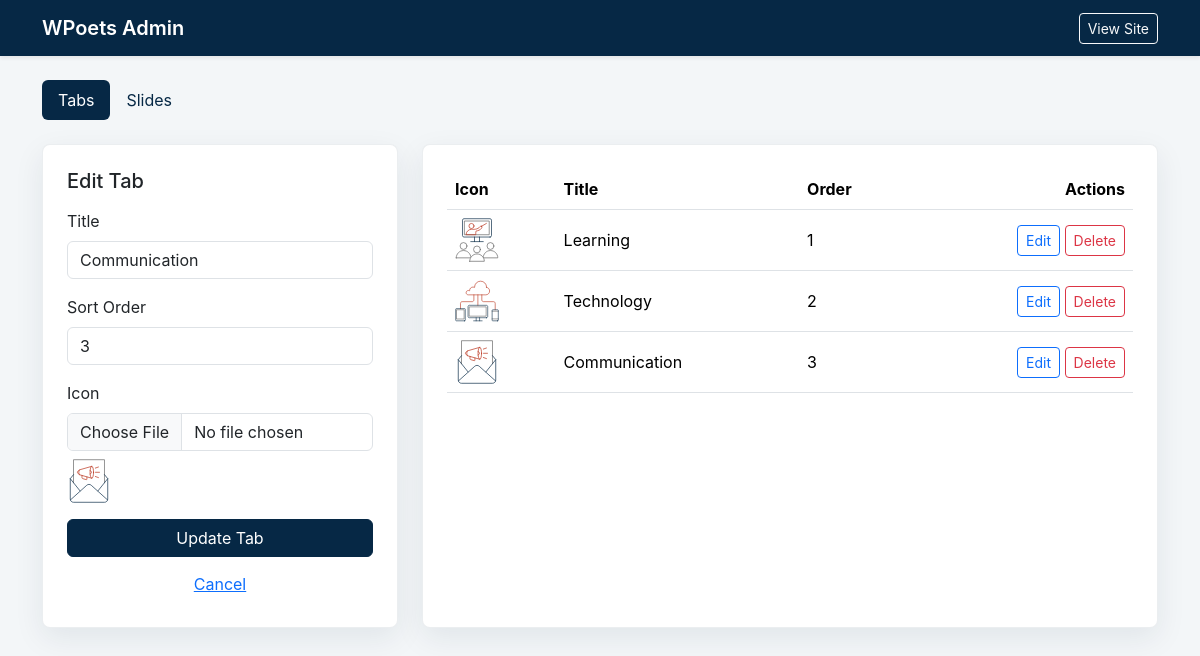
The app's page /admin/index.php?resource=tabs&action=edit&id=3 with its own data.
### tables this page shows
CREATE TABLE tabs (
  id INT UNSIGNED NOT NULL AUTO_INCREMENT,
  title VARCHAR(120) NOT NULL,
  icon VARCHAR(255) DEFAULT NULL,
  sort_order INT NOT NULL DEFAULT 0,
  PRIMARY KEY (id),
  INDEX idx_tabs_sort_order (sort_order)
);

### controllers/AdminController.php (called while the page is built, shortened)
<?php
require_once __DIR__ . '/../models/Tab.php';
final class AdminController
{
    private Tab $tabs;
    public function __construct(private readonly PDO $db)
    {
        $this->tabs = new Tab($db);
    }
    public function handle(): void
    {
        $resource = $_GET['resource'] ?? 'tabs';
        $action = $_GET['action'] ?? 'index';
        try {
            $this->renderPage($resource, $action);
        } catch (Throwable $exception) {
            $error = $exception->getMessage();
            $this->renderPage($resource, $action, $error);
        }
    }
    private function renderPage(string $resource, string $action, ?string $error = null): void
    {
        $tabs = $this->tabs->all();
        if ($resource === 'tabs' && $action === 'edit') {
            $editingTab = $this->tabs->find((int) ($_GET['id'] ?? 0));
        }
        require __DIR__ . '/../views/admin/layout.php';
    }
}

### admin/index.php (called while the page is built, shortened)
<?php
require_once __DIR__ . '/../config/config.php';
require_once __DIR__ . '/../controllers/AdminController.php';
$controller = new AdminController(Database::connection());
$controller->handle();

### models/Tab.php (called while the page is built, shortened)
<?php
final class Tab
{
    public function all(): array
    {
        $stmt = $this->db->query('SELECT * FROM tabs ORDER BY sort_order ASC, id ASC');
        return $stmt->fetchAll();
    }
    public function find(int $id): ?array
    {
        $stmt = $this->db->prepare('SELECT * FROM tabs WHERE id = :id');
        $stmt->execute(['id' => $id]);
        $tab = $stmt->fetch();
        return $tab ?: null;
    }
}

### config/config.php (called while the page is built, shortened)
<?php
function e(?string $value): string
{
    return htmlspecialchars((string) $value, ENT_QUOTES, 'UTF-8');
}
function admin_url(string $query = ''): string
{
    $path = rtrim(BASE_URL, '/') . '/admin/index.php';
    return $query === '' ? $path : $path . '?' . ltrim($query, '?');
}

### views/admin/tabs.php (the view, shortened to what this page needs)
<?php
$isEditing = is_array($editingTab);
$formAction = $isEditing ? admin_url('resource=tabs&action=edit&id=' . (int) $editingTab['id']) : admin_url('resource=tabs&action=create');
?>
<div class="row g-4">
    <div class="col-lg-4">
        <div class="admin-card">
            <h1 class="h5 mb-3"><?= $isEditing ? 'Edit Tab' : 'Create Tab' ?></h1>
            <form method="post" action="<?= e($formAction) ?>" enctype="multipart/form-data">
                <div class="mb-3">
                    <label class="form-label" for="title">Title</label>
                    <input class="form-control" id="title" name="title" required value="<?= e($editingTab['title'] ?? '') ?>">
                </div>
                <div class="mb-3">
                    <label class="form-label" for="sort_order">Sort Order</label>
                    <input class="form-control" id="sort_order" type="number" name="sort_order" value="<?= e((string) ($editingTab['sort_order'] ?? 0)) ?>">
                </div>
                <div class="mb-3">
                    <label class="form-label" for="icon">Icon</label>
                    <input class="form-control" id="icon" type="file" name="icon" accept="image/*">
                    <?php if (!empty($editingTab['icon'])): ?>
                        <img class="preview-icon mt-2" src="../<?= e($editingTab['icon']) ?>" alt="">
                    <?php endif; ?>
                </div>
                <button class="btn btn-primary w-100" type="submit"><?= $isEditing ? 'Update Tab' : 'Create Tab' ?></button>
                <?php if ($isEditing): ?>
                    <a class="btn btn-link w-100 mt-2" href="<?= e(admin_url('resource=tabs')) ?>">Cancel</a>
                <?php endif; ?>
            </form>
        </div>
    </div>
    <div class="col-lg-8">
        <div class="admin-card">
            <div class="table-responsive">
                <table class="table align-middle">
                    <thead>
                    <tr>
                        <th>Icon</th>
                        <th>Title</th>
                        <th>Order</th>
                        <th class="text-end">Actions</th>
                    </tr>
                    </thead>
                    <tbody>
                    <?php foreach ($tabs as $tab): ?>
                        <tr>
                            <td>
                                <?php if (!empty($tab['icon'])): ?>
                                    <img class="preview-icon" src="../<?= e($tab['icon']) ?>" alt="">
                                <?php endif; ?>
                            </td>
                            <td><?= e($tab['title']) ?></td>
                            <td><?= e((string) $tab['sort_order']) ?></td>
                            <td class="text-end">
                                <a class="btn btn-sm btn-outline-primary" href="<?= e(admin_url('resource=tabs&action=edit&id=' . (int) $tab['id'])) ?>">Edit</a>
                                <form class="d-inline" method="post" action="<?= e(admin_url('resource=tabs&action=delete&id=' . (int) $tab['id'])) ?>" onsubmit="return confirm('Delete this tab and its slides?')">
                                    <button class="btn btn-sm btn-outline-danger" type="submit">Delete</button>
                                </form>
                            </td>
                        </tr>
                    <?php endforeach; ?>
                    </tbody>
                </table>
            </div>
        </div>
    </div>
</div>

### assets/css/admin.css (style rules this page uses)
:root { --navy: #062845; --soft: #f3f6f8; }
body { min-height: 100vh; background: var(--soft); font-family: "Inter", "Segoe UI", Arial, sans-serif; }
.admin-card { height: 100%; padding: 24px; border: 1px solid rgba(6, 40, 69, 0.08); border-radius: 8px; background: #ffffff; box-shadow: 0 10px 30px rgba(6, 40, 69, 0.08); }
.preview-icon { width: 44px; height: 44px; object-fit: contain; }
.btn-primary { --bs-btn-bg: var(--navy); --bs-btn-border-color: var(--navy); --bs-btn-hover-bg: #0a3c63; --bs-btn-hover-border-color: #0a3c63; }

### records on screen
tabs: title "Communication", sort_order "3", icon (picture)
tabs: icon (picture), title "Learning", sort_order "1"
tabs: icon (picture), title "Technology", sort_order "2"
